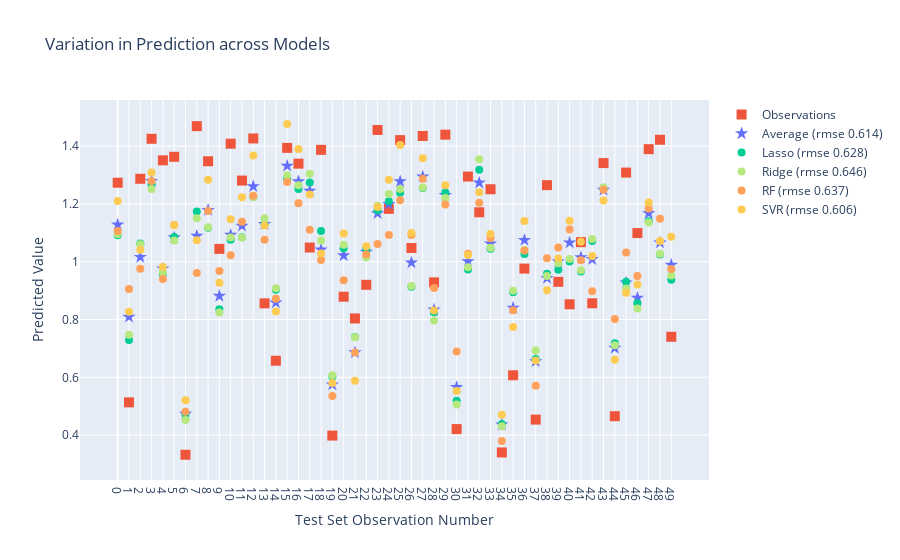

The notebook cell saved with this chart:
### Markdown cell above
## Averaging predictions

Here we simply average the results of all 4 possible models

### Code cell
# Define different models
reg1 = Pipeline([('features', PolynomialFeatures(degree=USE_POLYDEGREE, interaction_only=USE_INTERACTIONSONLY,include_bias=False)), 
                 ('scaler', StandardScaler(with_mean=USE_NORMALIZATION, with_std=USE_NORMALIZATION)),
                 ('model', LassoCV())])
reg2 = Pipeline([('features', PolynomialFeatures(degree=USE_POLYDEGREE, interaction_only=USE_INTERACTIONSONLY,include_bias=False)), 
                 ('scaler', StandardScaler(with_mean=USE_NORMALIZATION, with_std=USE_NORMALIZATION)),
                 ('model', RidgeCV())])
reg3 = Pipeline([('features', PolynomialFeatures(degree=USE_POLYDEGREE, interaction_only=USE_INTERACTIONSONLY,include_bias=False)), 
                 ('scaler', StandardScaler(with_mean=USE_NORMALIZATION, with_std=USE_NORMALIZATION)),
                 ('model', RandomForestRegressor())])
reg4 = Pipeline([('features', PolynomialFeatures(degree=USE_POLYDEGREE, interaction_only=USE_INTERACTIONSONLY,include_bias=False)), 
                 ('scaler', StandardScaler(with_mean=USE_NORMALIZATION, with_std=USE_NORMALIZATION)),
                 ('model', SVR())])
# Train models
models = [reg1,reg2,reg3,reg4]
for reg in models:
    reg.fit(X,y)
# Average predictions
reg_avg = VotingRegressor([("Lasso", reg1), ("Ridge", reg2), ("RF", reg3), ("SVR", reg4)])
reg_avg.fit(X,y)
# Obtain predictions
preds = [reg_avg.predict(X_test).reshape(-1)]
for reg in models:
    preds.append(reg.predict(X_test).reshape(-1))
# Obtain RMSE
rmses = []
for i in range(len(preds)):
    rmses.append(round(mean_squared_error(y_test, preds[i],squared=False) / np.std(np.array(y_test)),3))
xgrid=list(range(NUM_TEST))
fig = go.Figure()
fig.add_trace(go.Scatter(x=xgrid,y=y_test.values.flatten(),name='Observations',mode='markers',marker=dict(symbol='square',size=10,color=px.colors.qualitative.Plotly[1])))
fig.add_trace(go.Scatter(x=xgrid,y=preds[0],name=f'Average (rmse {rmses[0]})',mode='markers',marker=dict(symbol='star',size=10,color=px.colors.qualitative.Plotly[0])))
fig.add_trace(go.Scatter(x=xgrid,y=preds[1],name=f'Lasso (rmse {rmses[1]})',mode='markers',marker=dict(size=8,color=px.colors.qualitative.Plotly[2])))
fig.add_trace(go.Scatter(x=xgrid,y=preds[2],name=f'Ridge (rmse {rmses[2]})',mode='markers',marker=dict(size=8,color=px.colors.qualitative.Plotly[7])))
fig.add_trace(go.Scatter(x=xgrid,y=preds[3],name=f'RF (rmse {rmses[3]})',mode='markers',marker=dict(size=8,color=px.colors.qualitative.Plotly[4])))
fig.add_trace(go.Scatter(x=xgrid,y=preds[4],name=f'SVR (rmse {rmses[4]})',mode='markers',marker=dict(size=8,color=px.colors.qualitative.Plotly[9])))
fig.update_layout(xaxis = dict(tickmode = 'array',tickvals = xgrid),xaxis_title="Test Set Observation Number",yaxis_title="Predicted Value",title='Variation in Prediction across Models')
fig.show()

### Figure 1 — Plotly figure (JSON) as saved in the notebook; plotly's stock layout.template omitted (floating-point values rounded to 4 significant figures)
{"data": [{"marker": {"color": "#EF553B", "size": 10, "symbol": "square"}, "mode": "markers", "name": "Observations", "type": "scatter", "x": [0, 1, 2, 3, 4, 5, 6, 7, 8, 9, 10, 11, 12, 13, 14, 15, 16, 17, 18, 19, 20, 21, 22, 23, 24, 25, 26, 27, 28, 29, 30, 31, 32, 33, 34, 35, 36, 37, 38, 39, 40, 41, 42, 43, 44, 45, 46, 47, 48, 49], "y": [1.273, 0.5133, 1.287, 1.425, 1.351, 1.363, 0.3321, 1.469, 1.347, 1.044, 1.408, 1.281, 1.426, 0.8559, 0.6573, 1.394, 1.339, 1.049, 1.387, 0.3984, 0.879, 0.8036, 0.92, 1.456, 1.183, 1.421, 1.047, 1.435, 0.9285, 1.439, 0.4209, 1.295, 1.171, 1.251, 0.3402, 0.6071, 0.9761, 0.4538, 1.265, 0.9304, 0.8525, 1.068, 0.8562, 1.341, 0.4655, 1.308, 1.099, 1.389, 1.422, 0.7402]}, {"marker": {"color": "#636EFA", "size": 10, "symbol": "star"}, "mode": "markers", "name": "Average (rmse 0.614)", "type": "scatter", "x": [0, 1, 2, 3, 4, 5, 6, 7, 8, 9, 10, 11, 12, 13, 14, 15, 16, 17, 18, 19, 20, 21, 22, 23, 24, 25, 26, 27, 28, 29, 30, 31, 32, 33, 34, 35, 36, 37, 38, 39, 40, 41, 42, 43, 44, 45, 46, 47, 48, 49], "y": [1.128, 0.8091, 1.016, 1.279, 0.9755, 1.084, 0.4731, 1.09, 1.179, 0.8812, 1.093, 1.124, 1.261, 1.13, 0.8582, 1.332, 1.277, 1.245, 1.042, 0.5747, 1.021, 0.6863, 1.034, 1.167, 1.199, 1.277, 0.9966, 1.294, 0.8338, 1.23, 0.5659, 1.001, 1.273, 1.062, 0.4363, 0.8404, 1.075, 0.6554, 0.9434, 0.9999, 1.066, 1.015, 1.008, 1.248, 0.7014, 0.9271, 0.8746, 1.168, 1.066, 0.989]}, {"marker": {"color": "#00CC96", "size": 8}, "mode": "markers", "name": "Lasso (rmse 0.628)", "type": "scatter", "x": [0, 1, 2, 3, 4, 5, 6, 7, 8, 9, 10, 11, 12, 13, 14, 15, 16, 17, 18, 19, 20, 21, 22, 23, 24, 25, 26, 27, 28, 29, 30, 31, 32, 33, 34, 35, 36, 37, 38, 39, 40, 41, 42, 43, 44, 45, 46, 47, 48, 49], "y": [1.091, 0.7288, 1.063, 1.268, 0.9576, 1.086, 0.4713, 1.173, 1.118, 0.8357, 1.076, 1.085, 1.225, 1.128, 0.9031, 1.289, 1.251, 1.274, 1.106, 0.6024, 1.047, 0.7394, 1.044, 1.178, 1.209, 1.239, 0.9133, 1.255, 0.8253, 1.239, 0.5188, 0.9726, 1.318, 1.044, 0.4384, 0.8947, 1.027, 0.6635, 0.9584, 0.9725, 1.0, 0.9659, 1.071, 1.253, 0.7178, 0.9304, 0.8559, 1.14, 1.025, 0.9376]}, {"marker": {"color": "#B6E880", "size": 8}, "mode": "markers", "name": "Ridge (rmse 0.646)", "type": "scatter", "x": [0, 1, 2, 3, 4, 5, 6, 7, 8, 9, 10, 11, 12, 13, 14, 15, 16, 17, 18, 19, 20, 21, 22, 23, 24, 25, 26, 27, 28, 29, 30, 31, 32, 33, 34, 35, 36, 37, 38, 39, 40, 41, 42, 43, 44, 45, 46, 47, 48, 49], "y": [1.095, 0.7474, 1.06, 1.251, 0.9625, 1.073, 0.452, 1.15, 1.119, 0.8239, 1.084, 1.084, 1.224, 1.15, 0.9084, 1.298, 1.264, 1.304, 1.073, 0.6069, 1.058, 0.7386, 1.014, 1.194, 1.234, 1.252, 0.9156, 1.257, 0.7969, 1.22, 0.5056, 0.9806, 1.354, 1.048, 0.4305, 0.8995, 1.04, 0.6927, 0.9504, 0.9944, 1.01, 0.9706, 1.079, 1.257, 0.7108, 0.9072, 0.838, 1.135, 1.028, 0.9526]}, {"marker": {"color": "#FFA15A", "size": 8}, "mode": "markers", "name": "RF (rmse 0.637)", "type": "scatter", "x": [0, 1, 2, 3, 4, 5, 6, 7, 8, 9, 10, 11, 12, 13, 14, 15, 16, 17, 18, 19, 20, 21, 22, 23, 24, 25, 26, 27, 28, 29, 30, 31, 32, 33, 34, 35, 36, 37, 38, 39, 40, 41, 42, 43, 44, 45, 46, 47, 48, 49], "y": [1.106, 0.9057, 0.976, 1.279, 0.9399, 1.127, 0.4808, 0.9608, 1.175, 0.9675, 1.022, 1.138, 1.228, 1.076, 0.8717, 1.275, 1.202, 1.111, 1.006, 0.5355, 0.9358, 0.686, 1.025, 1.061, 1.093, 1.212, 1.093, 1.287, 0.9085, 1.198, 0.6897, 1.027, 1.204, 1.082, 0.3798, 0.8319, 1.039, 0.5707, 1.012, 1.049, 1.112, 1.005, 0.8978, 1.249, 0.8016, 1.032, 0.9501, 1.184, 1.148, 0.9744]}, {"marker": {"color": "#FECB52", "size": 8}, "mode": "markers", "name": "SVR (rmse 0.606)", "type": "scatter", "x": [0, 1, 2, 3, 4, 5, 6, 7, 8, 9, 10, 11, 12, 13, 14, 15, 16, 17, 18, 19, 20, 21, 22, 23, 24, 25, 26, 27, 28, 29, 30, 31, 32, 33, 34, 35, 36, 37, 38, 39, 40, 41, 42, 43, 44, 45, 46, 47, 48, 49], "y": [1.21, 0.8264, 1.041, 1.309, 0.9816, 1.126, 0.5202, 1.075, 1.283, 0.9273, 1.147, 1.223, 1.368, 1.125, 0.8279, 1.476, 1.39, 1.233, 1.028, 0.58, 1.098, 0.5878, 1.053, 1.189, 1.284, 1.403, 1.099, 1.357, 0.8311, 1.264, 0.5528, 1.023, 1.24, 1.096, 0.4704, 0.7743, 1.141, 0.6583, 0.9015, 1.011, 1.141, 1.069, 1.02, 1.212, 0.6605, 0.8927, 0.9208, 1.205, 1.071, 1.086]}], "layout": {"title": {"text": "Variation in Prediction across Models"}, "xaxis": {"tickmode": "array", "tickvals": [0, 1, 2, 3, 4, 5, 6, 7, 8, 9, 10, 11, 12, 13, 14, 15, 16, 17, 18, 19, 20, 21, 22, 23, 24, 25, 26, 27, 28, 29, 30, 31, 32, 33, 34, 35, 36, 37, 38, 39, 40, 41, 42, 43, 44, 45, 46, 47, 48, 49], "title": {"text": "Test Set Observation Number"}}, "yaxis": {"title": {"text": "Predicted Value"}}}}
